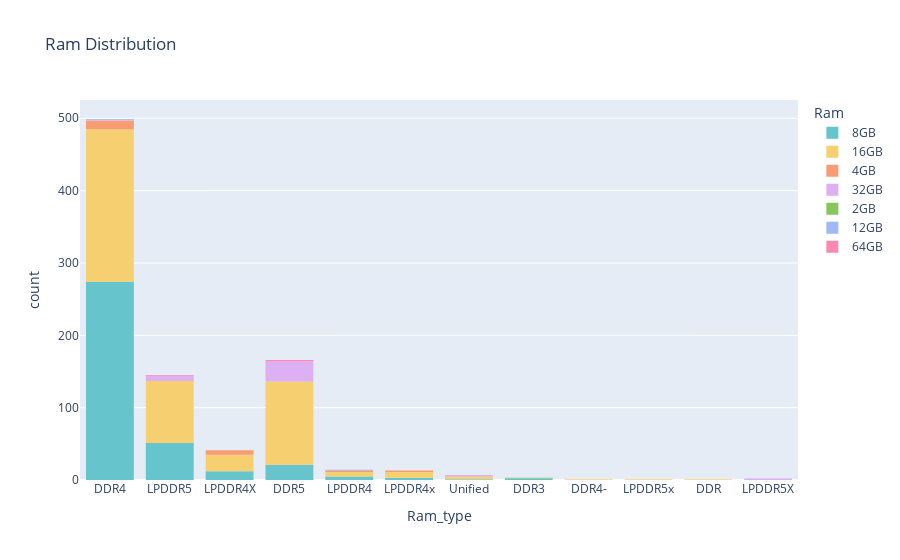

Notebook code for this chart:
### Markdown cell above
The Distribution of RAM is Based on RAM Size and Type.

### Code cell
plt = px.histogram(df, x='Ram_type', color='Ram', title="Ram Distribution", color_discrete_sequence=px.colors.qualitative.Pastel)
plt.show()

### Figure 1 — Plotly figure (JSON) as saved in the notebook; plotly's stock layout.template omitted (floating-point values rounded to 4 significant figures; data arrays with more than 128 entries replaced by an {"elided": "..."} marker saying what was removed)
{"data": [{"alignmentgroup": "True", "bingroup": "x", "hovertemplate": "Ram=8GB<br>Ram_type=%{x}<br>count=%{y}<extra></extra>", "legendgroup": "8GB", "marker": {"color": "rgb(102, 197, 204)", "pattern": {"shape": ""}}, "name": "8GB", "offsetgroup": "8GB", "orientation": "v", "showlegend": true, "type": "histogram", "x": {"elided": "369 str values"}, "xaxis": "x", "yaxis": "y"}, {"alignmentgroup": "True", "bingroup": "x", "hovertemplate": "Ram=16GB<br>Ram_type=%{x}<br>count=%{y}<extra></extra>", "legendgroup": "16GB", "marker": {"color": "rgb(246, 207, 113)", "pattern": {"shape": ""}}, "name": "16GB", "offsetgroup": "16GB", "orientation": "v", "showlegend": true, "type": "histogram", "x": {"elided": "456 str values"}, "xaxis": "x", "yaxis": "y"}, {"alignmentgroup": "True", "bingroup": "x", "hovertemplate": "Ram=4GB<br>Ram_type=%{x}<br>count=%{y}<extra></extra>", "legendgroup": "4GB", "marker": {"color": "rgb(248, 156, 116)", "pattern": {"shape": ""}}, "name": "4GB", "offsetgroup": "4GB", "orientation": "v", "showlegend": true, "type": "histogram", "x": ["DDR4", "LPDDR4", "DDR4", "LPDDR4", "LPDDR4x", "DDR4", "LPDDR4x", "DDR4", "DDR4", "LPDDR4X", "DDR4", "DDR4", "LPDDR4X", "LPDDR4X", "LPDDR4X", "LPDDR4X", "LPDDR4X", "DDR4", "DDR4", "DDR4", "DDR4", "DDR4"], "xaxis": "x", "yaxis": "y"}, {"alignmentgroup": "True", "bingroup": "x", "hovertemplate": "Ram=32GB<br>Ram_type=%{x}<br>count=%{y}<extra></extra>", "legendgroup": "32GB", "marker": {"color": "rgb(220, 176, 242)", "pattern": {"shape": ""}}, "name": "32GB", "offsetgroup": "32GB", "orientation": "v", "showlegend": true, "type": "histogram", "x": ["LPDDR5X", "DDR5", "DDR5", "DDR5", "LPDDR5", "DDR5", "DDR4", "DDR5", "LPDDR5", "Unified", "DDR5", "DDR5", "LPDDR5", "Unified", "LPDDR5", "LPDDR5", "DDR5", "DDR5", "DDR5", "DDR5", "DDR5", "DDR5", "LPDDR5", "DDR5", "DDR5", "DDR5", "DDR5", "DDR5", "DDR5", "LPDDR5X", "DDR5", "DDR5", "DDR5", "DDR5", "LPDDR5", "DDR5", "DDR5", "DDR5", "DDR5", "DDR5"], "xaxis": "x", "yaxis": "y"}, {"alignmentgroup": "True", "bingroup": "x", "hovertemplate": "Ram=2GB<br>Ram_type=%{x}<br>count=%{y}<extra></extra>", "legendgroup": "2GB", "marker": {"color": "rgb(135, 197, 95)", "pattern": {"shape": ""}}, "name": "2GB", "offsetgroup": "2GB", "orientation": "v", "showlegend": true, "type": "histogram", "x": ["DDR3"], "xaxis": "x", "yaxis": "y"}, {"alignmentgroup": "True", "bingroup": "x", "hovertemplate": "Ram=12GB<br>Ram_type=%{x}<br>count=%{y}<extra></extra>", "legendgroup": "12GB", "marker": {"color": "rgb(158, 185, 243)", "pattern": {"shape": ""}}, "name": "12GB", "offsetgroup": "12GB", "orientation": "v", "showlegend": true, "type": "histogram", "x": ["LPDDR4", "DDR4"], "xaxis": "x", "yaxis": "y"}, {"alignmentgroup": "True", "bingroup": "x", "hovertemplate": "Ram=64GB<br>Ram_type=%{x}<br>count=%{y}<extra></extra>", "legendgroup": "64GB", "marker": {"color": "rgb(254, 136, 177)", "pattern": {"shape": ""}}, "name": "64GB", "offsetgroup": "64GB", "orientation": "v", "showlegend": true, "type": "histogram", "x": ["LPDDR5", "DDR5", "DDR5"], "xaxis": "x", "yaxis": "y"}], "layout": {"barmode": "relative", "legend": {"title": {"text": "Ram"}, "tracegroupgap": 0}, "title": {"text": "Ram Distribution"}, "xaxis": {"anchor": "y", "domain": [0, 1], "title": {"text": "Ram_type"}}, "yaxis": {"anchor": "x", "domain": [0, 1], "title": {"text": "count"}}}}
